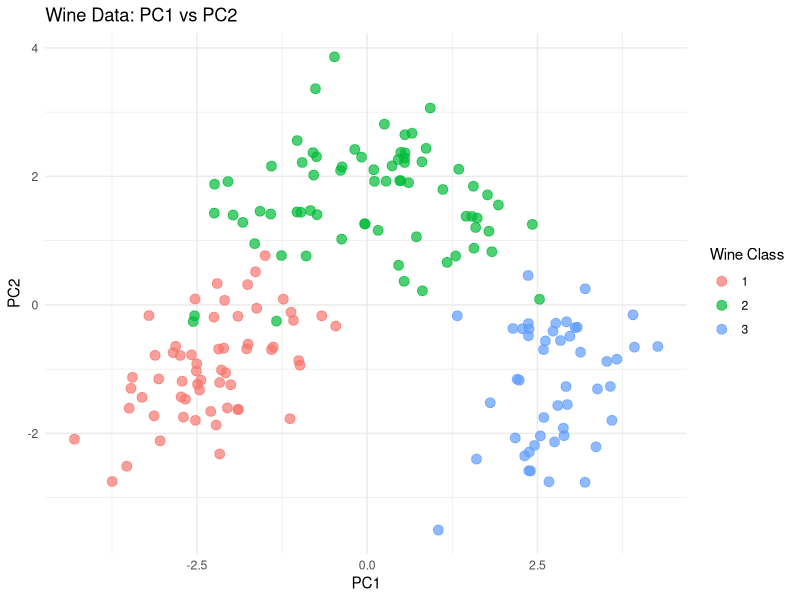
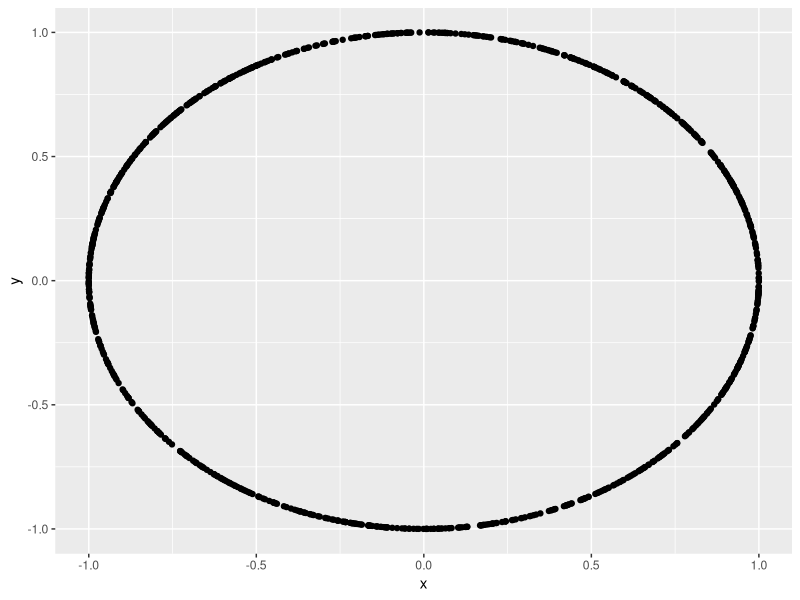
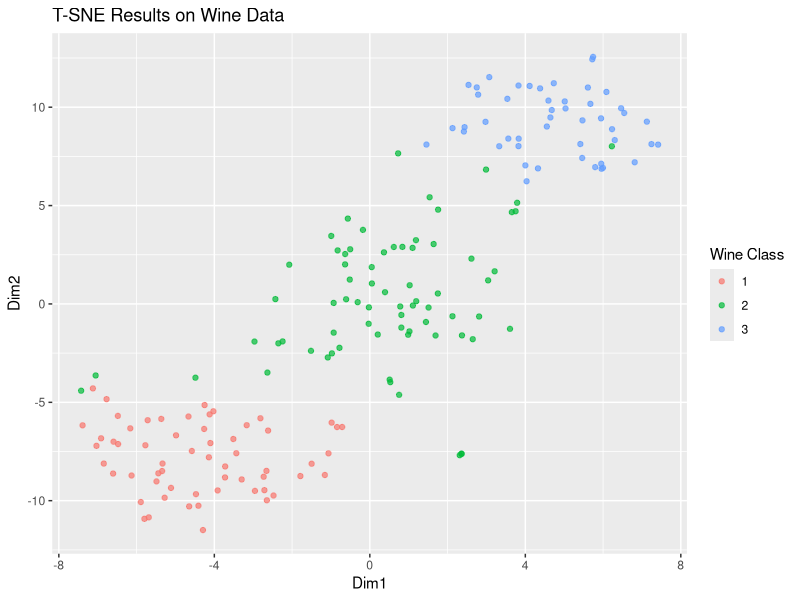

Here is the R script that generated these plots, in order:
## ---- chunk 1
knitr::opts_chunk$set(echo = TRUE)
library(tidyverse)
library(Rtsne)
library(rmarkdown)
## ---- chunk 2
wine <- read_csv("wine.csv")

## ---- chunk 3
library(dplyr)
glimpse(wine)

## ---- chunk 4
wine %>% select(-class) %>% summary()
## ---- chunk 5
wine_scaled <- wine %>% 
  mutate(across(-class, ~as.numeric(scale(.))))
## ---- chunk 6
wine_pca <- prcomp(
  wine_scaled %>%
    select(-class), center = TRUE, scale. = TRUE
)

## ---- chunk 7
summary(wine_pca)$importance[2, 1:2]
## ---- chunk 8
print(wine_pca$rotation, digits = 3)
## ---- chunk 9
wine_scores <- as_tibble(wine_pca$x) %>%
  mutate(class = wine_scaled$class)

ggplot(wine_scores, aes(x = PC1, y = PC2, color = factor(class))) +
  geom_point(size = 3, alpha = 0.7) +
  labs(title = "Wine Data: PC1 vs PC2",
       x = "PC1",
       y = "PC2",
       color = "Wine Class") +
  theme_minimal()
## ---- chunk 10
set.seed(1)
theta <- runif(1000, 0, 2*pi)
x<-cos(theta)
y<-sin(theta)
df<- tibble(x,y)
ggplot(df, aes(x,y)) + geom_point()
## ---- chunk 11
set.seed(123)

pca_subset <- wine_pca$x[, 1:10] %>%
  as_tibble() %>%
  mutate(class = wine_scaled$class) %>%
  distinct()

tsne_results <- Rtsne(as.matrix(pca_subset %>% select(-class)), dims = 2)

tsne_df<- as_tibble(tsne_results$Y) %>%
  rename(Dim1 = V1, Dim2 = V2) %>%
  mutate(class = pca_subset$class)
## ---- chunk 12
ggplot(tsne_df, aes(x=Dim1, y=Dim2, color = factor(class))) +
  geom_point(alpha = 0.7) + 
  labs(title = "T-SNE Results on Wine Data",
       x = "Dim1",
       y = "Dim2",
       color = "Wine Class"
       )
